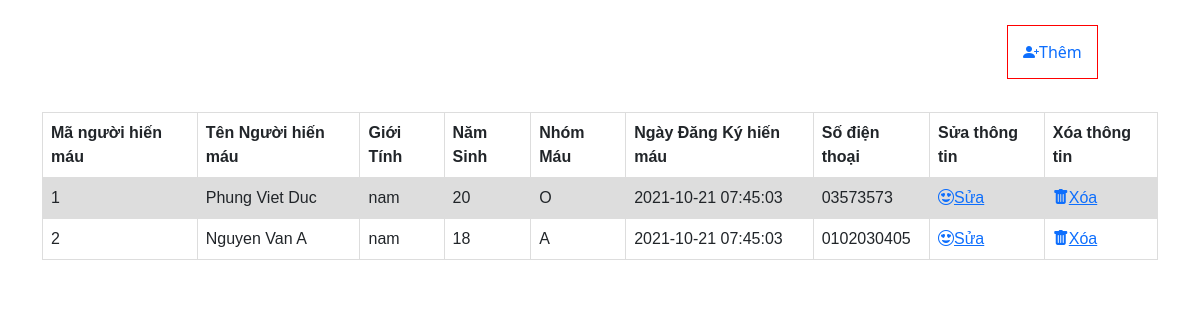
The page / on the database its author committed.
### tables this page shows
CREATE TABLE `blood_donor` (
  `bd_id` int(11) NOT NULL,
  `bd_name` varchar(99) DEFAULT NULL,
  `bd_sex` varchar(99) DEFAULT NULL,
  `bd_age` int(11) DEFAULT NULL,
  `bd_group` varchar(99) DEFAULT NULL,
  `bd_reg_date` datetime DEFAULT current_timestamp(),
  `bd_phno` varchar(99) DEFAULT NULL
);

### src/index.php (the view, shortened to what this page needs)
<!doctype html>
<html lang="en">
<head>
    <link href="https://cdn.jsdelivr.net/npm/bootstrap@5.0.2/dist/css/bootstrap.min.css" rel="stylesheet">
    <link rel="stylesheet" href="https://cdn.jsdelivr.net/npm/bootstrap-icons@1.6.0/font/bootstrap-icons.css">
</head>
<body>
    <div class="container">
        <div class="row add" >
            <div class="col-md-10"></div>
            <div class="col-md-2 them">
            <a href="them.php" ><i class="bi bi-person-plus-fill"></i>Thêm</a>
            </div>
        </div>
        <div class="row">
            <div class="col-md-12">
                <table>
                    <tr>
                        <th>Mã người hiến máu</th>
                        <th>Tên Người hiến máu</th>
                        <th>Giới Tính</th>
                        <th>Năm Sinh</th>
                        <th>Nhóm Máu</th>
                        <th>Ngày Đăng Ký hiến máu</th>
                        <th>Số điện thoại</th>
                        <th>Sửa thông tin</th>
                        <th>Xóa thông tin</th>
                    </tr>
                    <?php
                    include('connect.php');
                    $sql = "SELECT * FROM BLOOD_DONOR";
                    $result = mysqli_query($conn, $sql);
                    if (mysqli_num_rows($result) > 0) {
                        while ($row = mysqli_fetch_assoc($result)) {
                            echo '<tr>';
                            echo '<td>'.$row["bd_id"].'</td>';
                            echo '<td>'.$row["bd_name"].'</td>';
                            echo '<td>'.$row["bd_sex"].'</td>';
                            echo '<td>'.$row["bd_age"].'</td>';
                            echo '<td>'.$row["bd_group"].'</td>';
                            echo '<td>'.$row["bd_reg_date"].'</td>';
                            echo '<td>'.$row["bd_phno"].'</td>';
                            echo '<td><a href="" ><i class="bi bi-emoji-heart-eyes"></i>Sửa</a></td>';
                            echo '<td><a href="" ><i class="bi bi-trash-fill"></i>Xóa</a></td>';
                            echo '</tr>';
                            echo '<br>';
                        }
                    } else {
                        echo "0 results";
                    }
                    ?>
                </table>
            </div>
        </div>
    </div>
</body>
</html>

### src/index.php (style rules this page uses)
table { font-family: arial, sans-serif; border-collapse: collapse; width: 100%; }
td, th { border: 1px solid #dddddd; text-align: left; padding: 8px; }
tr:nth-child(even) { background-color: #dddddd; }
.them a { border: 1px solid red; margin: 15px; padding: 15px; text-decoration: none; }
.add { margin-top: 40px; }

### rows shown on the page
blood_donor: bd_id "1", bd_name "Phung Viet Duc", bd_sex "nam", bd_age "20", bd_group "O", bd_reg_date "2021-10-21 07:45:03", bd_phno "03573573"
blood_donor: bd_id "2", bd_name "Nguyen Van A", bd_sex "nam", bd_age "18", bd_group "A", bd_reg_date "2021-10-21 07:45:03", bd_phno "0102030405"
